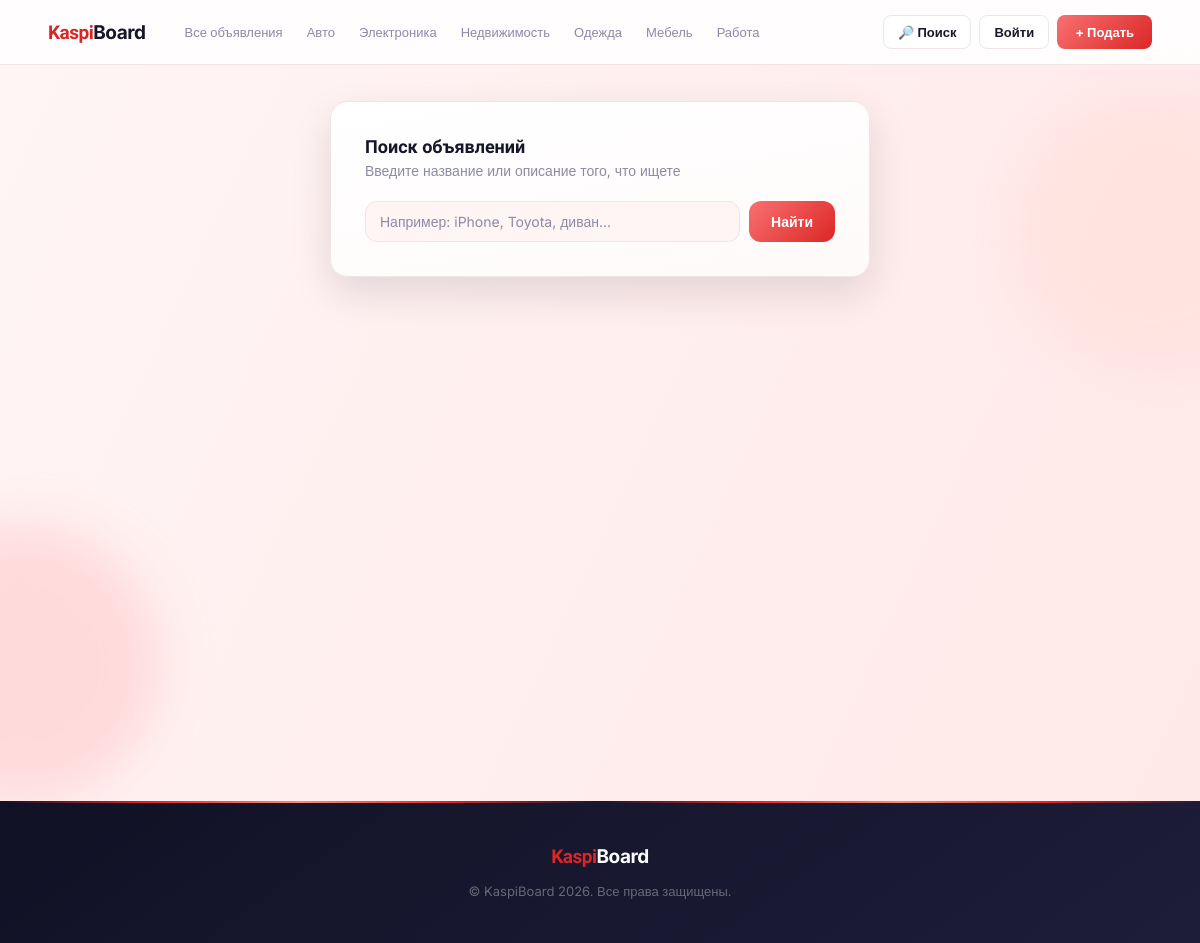
The page /ads/search/ on the database its author committed.
### core_app/models.py (models this page shows, shortened)
class Category(models.Model):
    name = models.CharField('Название категории', max_length=100)
    slug = models.SlugField('Слаг', max_length=100, unique=True, null=True, blank=True)

### core_app/views.py (the view)
# urls.py: path('ads/search/', views.search_page, name='search_page'),
def search_page(request):
    return render(request, 'search.html')

### core_app/context_processors.py (called while the page is built)
def categories_processor(request):
    return {
        'categories': Category.objects.all()
    }

### core_app/templates/search.html (shortened to what this page needs)
{% extends 'base.html' %}
{% block content %}
<div class="page-wrapper">
    <div class="search-card">
        <h2>Поиск объявлений</h2>
        <p>Введите название или описание того, что ищете</p>
        <form action="{% url 'search_results' %}" method="get">
            <div class="search-input-row">
                <input name="q" type="text" class="form-input" placeholder="Например: iPhone, Toyota, диван..." required>
                <button type="submit" class="btn-search">Найти</button>
            </div>
        </form>
    </div>
</div>
{% endblock %}

### core_app/templates/base.html (shortened to what this page needs)
{% load static %}
<!DOCTYPE html>
<html lang="ru">
<head>
    <link rel="stylesheet" href="{% static 'css/style.css' %}">
</head>
<body class="site-body">
<header class="header">
    <div class="header-inner">
        <a href="{% url 'home_page' %}" class="logo-text">Kaspi<span>Board</span></a>
        <nav class="header-nav">
            <a href="{% url 'all_ads_page' %}" {% if request.resolver_match.url_name == 'all_ads_page' %}class="active-cat"{% endif %}>Все объявления</a>
            {% for category in categories %}
            <a href="{% url 'ads_by_category' pk=category.pk %}" {% if request.resolver_match.url_name == 'ads_by_category' and request.resolver_match.kwargs.pk == category.pk %}class="active-cat"{% endif %}>{{ category.name }}</a>
            {% endfor %}
        </nav>
        <div class="header-actions">
            <a href="{% url 'search_page' %}" class="btn-hg">🔎 Поиск</a>
            {% if user.is_authenticated %}
                <a href="{% url 'profile_page' %}" class="btn-hg">🧑 {{ user.username }}</a>
                <a href="{% url 'ad_create' %}" class="btn-hp">+ Подать</a>
            {% else %}
                <a href="{% url 'login_page' %}" class="btn-hg">Войти</a>
                <a href="{% url 'ad_create' %}" class="btn-hp">+ Подать</a>
            {% endif %}
        </div>
    </div>
</header>
<main class="site-main">
    {% block content %}{% endblock %}
</main>
<footer class="footer">
    <div>
        <a href="{% url 'home_page' %}" class="logo-text">Kaspi<span>Board</span></a>
        <p>&copy; KaspiBoard 2026. Все права защищены.</p>
    </div>
</footer>
</body>
</html>

### rows shown on the page
Category: name "Авто"
Category: name "Электроника"
Category: name "Недвижимость"
Category: name "Одежда"
Category: name "Мебель"
Category: name "Работа"
